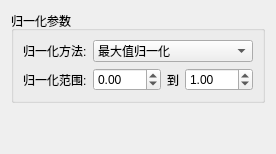
            <widget class="QWidget" name="smallThermalNormalizationPage">
             <layout class="QVBoxLayout" name="smallThermalNormalizationLayout">
              <item>
               <widget class="QGroupBox" name="smallThermalNormalizationParamsGroup">
                <property name="title">
                 <string>归一化参数</string>
                </property>
                <layout class="QFormLayout" name="smallThermalNormalizationParamsLayout">
                 <item row="0" column="0">
                  <widget class="QLabel" name="smallThermalNormMethodLabel">
                   <property name="text">
                    <string>归一化方法:</string>
                   </property>
                  </widget>
                 </item>
                 <item row="0" column="1">
                  <widget class="QComboBox" name="smallThermalNormMethodComboBox">
                   <item>
                    <property name="text">
                     <string>最大值归一化</string>
                    </property>
                   </item>
                   <item>
                    <property name="text">
                     <string>面积归一化</string>
                    </property>
                   </item>
                   <item>
                    <property name="text">
                     <string>Z-score标准化</string>
                    </property>
                   </item>
                  </widget>
                 </item>
                 <item row="1" column="0">
                  <widget class="QLabel" name="smallThermalNormRangeLabel">
                   <property name="text">
                    <string>归一化范围:</string>
                   </property>
                  </widget>
                 </item>
                 <item row="1" column="1">
                  <layout class="QHBoxLayout" name="smallThermalNormRangeLayout">
                   <item>
                    <widget class="QDoubleSpinBox" name="smallThermalNormMinSpinBox">
                     <property name="minimum">
                      <double>-999.000000000000000</double>
                     </property>
                     <property name="maximum">
                      <double>999.000000000000000</double>
                     </property>
                     <property name="value">
                      <double>0.000000000000000</double>
                     </property>
                    </widget>
                   </item>
                   <item>
                    <widget class="QLabel" name="smallThermalNormToLabel">
                     <property name="text">
                      <string>到</string>
                     </property>
                    </widget>
                   </item>
                   <item>
                    <widget class="QDoubleSpinBox" name="smallThermalNormMaxSpinBox">
                     <property name="minimum">
                      <double>-999.000000000000000</double>
                     </property>
                     <property name="maximum">
                      <double>999.000000000000000</double>
                     </property>
                     <property name="value">
                      <double>1.000000000000000</double>
                     </property>
                    </widget>
                   </item>
                  </layout>
                 </item>
                </layout>
               </widget>
              </item>
              <item>
               <spacer name="smallThermalNormalizationSpacer">
                <property name="orientation">
                 <enum>Qt::Vertical</enum>
                </property>
                <property name="sizeHint" stdset="0">
                 <size>
                  <width>20</width>
                  <height>40</height>
                 </size>
                </property>
               </spacer>
              </item>
             </layout>
            </widget>
